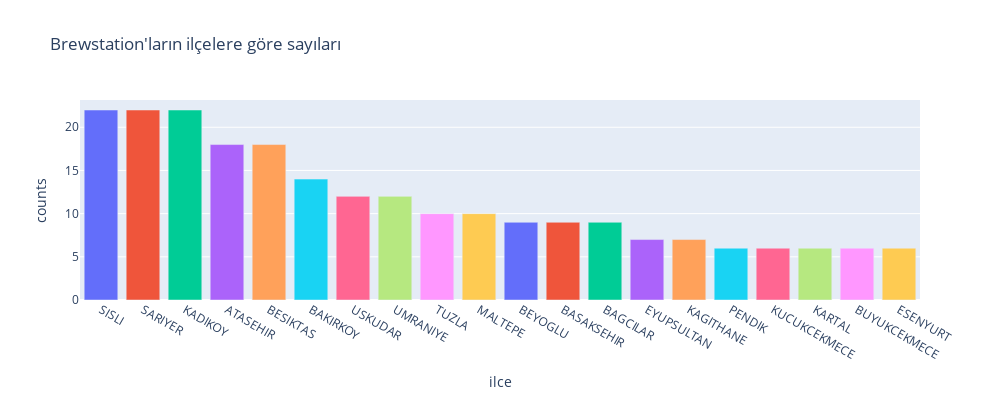

The notebook cell this image was saved under:
### Code cell
fig = px.bar(brew.groupby(['ilce']).size().reset_index(name='counts').sort_values('counts', ascending=False).head(20),
                y='counts', x='ilce', title="Brewstation'ların ilçelere göre sayıları", color='ilce')
fig.update_layout(showlegend=False, width=1000, height=400)
fig.show()

### Figure 1 — Plotly figure (JSON) as saved in the notebook; plotly's stock layout.template omitted (floating-point values rounded to 4 significant figures)
{"data": [{"alignmentgroup": "True", "hovertemplate": "ilce=%{x}<br>counts=%{y}<extra></extra>", "legendgroup": "SISLI", "marker": {"color": "#636efa", "pattern": {"shape": ""}}, "name": "SISLI", "offsetgroup": "SISLI", "orientation": "v", "showlegend": true, "textposition": "auto", "type": "bar", "x": ["SISLI"], "xaxis": "x", "y": [22], "yaxis": "y"}, {"alignmentgroup": "True", "hovertemplate": "ilce=%{x}<br>counts=%{y}<extra></extra>", "legendgroup": "SARIYER", "marker": {"color": "#EF553B", "pattern": {"shape": ""}}, "name": "SARIYER", "offsetgroup": "SARIYER", "orientation": "v", "showlegend": true, "textposition": "auto", "type": "bar", "x": ["SARIYER"], "xaxis": "x", "y": [22], "yaxis": "y"}, {"alignmentgroup": "True", "hovertemplate": "ilce=%{x}<br>counts=%{y}<extra></extra>", "legendgroup": "KADIKOY", "marker": {"color": "#00cc96", "pattern": {"shape": ""}}, "name": "KADIKOY", "offsetgroup": "KADIKOY", "orientation": "v", "showlegend": true, "textposition": "auto", "type": "bar", "x": ["KADIKOY"], "xaxis": "x", "y": [22], "yaxis": "y"}, {"alignmentgroup": "True", "hovertemplate": "ilce=%{x}<br>counts=%{y}<extra></extra>", "legendgroup": "ATASEHIR", "marker": {"color": "#ab63fa", "pattern": {"shape": ""}}, "name": "ATASEHIR", "offsetgroup": "ATASEHIR", "orientation": "v", "showlegend": true, "textposition": "auto", "type": "bar", "x": ["ATASEHIR"], "xaxis": "x", "y": [18], "yaxis": "y"}, {"alignmentgroup": "True", "hovertemplate": "ilce=%{x}<br>counts=%{y}<extra></extra>", "legendgroup": "BESIKTAS", "marker": {"color": "#FFA15A", "pattern": {"shape": ""}}, "name": "BESIKTAS", "offsetgroup": "BESIKTAS", "orientation": "v", "showlegend": true, "textposition": "auto", "type": "bar", "x": ["BESIKTAS"], "xaxis": "x", "y": [18], "yaxis": "y"}, {"alignmentgroup": "True", "hovertemplate": "ilce=%{x}<br>counts=%{y}<extra></extra>", "legendgroup": "BAKIRKOY", "marker": {"color": "#19d3f3", "pattern": {"shape": ""}}, "name": "BAKIRKOY", "offsetgroup": "BAKIRKOY", "orientation": "v", "showlegend": true, "textposition": "auto", "type": "bar", "x": ["BAKIRKOY"], "xaxis": "x", "y": [14], "yaxis": "y"}, {"alignmentgroup": "True", "hovertemplate": "ilce=%{x}<br>counts=%{y}<extra></extra>", "legendgroup": "USKUDAR", "marker": {"color": "#FF6692", "pattern": {"shape": ""}}, "name": "USKUDAR", "offsetgroup": "USKUDAR", "orientation": "v", "showlegend": true, "textposition": "auto", "type": "bar", "x": ["USKUDAR"], "xaxis": "x", "y": [12], "yaxis": "y"}, {"alignmentgroup": "True", "hovertemplate": "ilce=%{x}<br>counts=%{y}<extra></extra>", "legendgroup": "UMRANIYE", "marker": {"color": "#B6E880", "pattern": {"shape": ""}}, "name": "UMRANIYE", "offsetgroup": "UMRANIYE", "orientation": "v", "showlegend": true, "textposition": "auto", "type": "bar", "x": ["UMRANIYE"], "xaxis": "x", "y": [12], "yaxis": "y"}, {"alignmentgroup": "True", "hovertemplate": "ilce=%{x}<br>counts=%{y}<extra></extra>", "legendgroup": "TUZLA", "marker": {"color": "#FF97FF", "pattern": {"shape": ""}}, "name": "TUZLA", "offsetgroup": "TUZLA", "orientation": "v", "showlegend": true, "textposition": "auto", "type": "bar", "x": ["TUZLA"], "xaxis": "x", "y": [10], "yaxis": "y"}, {"alignmentgroup": "True", "hovertemplate": "ilce=%{x}<br>counts=%{y}<extra></extra>", "legendgroup": "MALTEPE", "marker": {"color": "#FECB52", "pattern": {"shape": ""}}, "name": "MALTEPE", "offsetgroup": "MALTEPE", "orientation": "v", "showlegend": true, "textposition": "auto", "type": "bar", "x": ["MALTEPE"], "xaxis": "x", "y": [10], "yaxis": "y"}, {"alignmentgroup": "True", "hovertemplate": "ilce=%{x}<br>counts=%{y}<extra></extra>", "legendgroup": "BEYOGLU", "marker": {"color": "#636efa", "pattern": {"shape": ""}}, "name": "BEYOGLU", "offsetgroup": "BEYOGLU", "orientation": "v", "showlegend": true, "textposition": "auto", "type": "bar", "x": ["BEYOGLU"], "xaxis": "x", "y": [9], "yaxis": "y"}, {"alignmentgroup": "True", "hovertemplate": "ilce=%{x}<br>counts=%{y}<extra></extra>", "legendgroup": "BASAKSEHIR", "marker": {"color": "#EF553B", "pattern": {"shape": ""}}, "name": "BASAKSEHIR", "offsetgroup": "BASAKSEHIR", "orientation": "v", "showlegend": true, "textposition": "auto", "type": "bar", "x": ["BASAKSEHIR"], "xaxis": "x", "y": [9], "yaxis": "y"}, {"alignmentgroup": "True", "hovertemplate": "ilce=%{x}<br>counts=%{y}<extra></extra>", "legendgroup": "BAGCILAR", "marker": {"color": "#00cc96", "pattern": {"shape": ""}}, "name": "BAGCILAR", "offsetgroup": "BAGCILAR", "orientation": "v", "showlegend": true, "textposition": "auto", "type": "bar", "x": ["BAGCILAR"], "xaxis": "x", "y": [9], "yaxis": "y"}, {"alignmentgroup": "True", "hovertemplate": "ilce=%{x}<br>counts=%{y}<extra></extra>", "legendgroup": "EYUPSULTAN", "marker": {"color": "#ab63fa", "pattern": {"shape": ""}}, "name": "EYUPSULTAN", "offsetgroup": "EYUPSULTAN", "orientation": "v", "showlegend": true, "textposition": "auto", "type": "bar", "x": ["EYUPSULTAN"], "xaxis": "x", "y": [7], "yaxis": "y"}, {"alignmentgroup": "True", "hovertemplate": "ilce=%{x}<br>counts=%{y}<extra></extra>", "legendgroup": "KAGITHANE", "marker": {"color": "#FFA15A", "pattern": {"shape": ""}}, "name": "KAGITHANE", "offsetgroup": "KAGITHANE", "orientation": "v", "showlegend": true, "textposition": "auto", "type": "bar", "x": ["KAGITHANE"], "xaxis": "x", "y": [7], "yaxis": "y"}, {"alignmentgroup": "True", "hovertemplate": "ilce=%{x}<br>counts=%{y}<extra></extra>", "legendgroup": "PENDIK", "marker": {"color": "#19d3f3", "pattern": {"shape": ""}}, "name": "PENDIK", "offsetgroup": "PENDIK", "orientation": "v", "showlegend": true, "textposition": "auto", "type": "bar", "x": ["PENDIK"], "xaxis": "x", "y": [6], "yaxis": "y"}, {"alignmentgroup": "True", "hovertemplate": "ilce=%{x}<br>counts=%{y}<extra></extra>", "legendgroup": "KUCUKCEKMECE", "marker": {"color": "#FF6692", "pattern": {"shape": ""}}, "name": "KUCUKCEKMECE", "offsetgroup": "KUCUKCEKMECE", "orientation": "v", "showlegend": true, "textposition": "auto", "type": "bar", "x": ["KUCUKCEKMECE"], "xaxis": "x", "y": [6], "yaxis": "y"}, {"alignmentgroup": "True", "hovertemplate": "ilce=%{x}<br>counts=%{y}<extra></extra>", "legendgroup": "KARTAL", "marker": {"color": "#B6E880", "pattern": {"shape": ""}}, "name": "KARTAL", "offsetgroup": "KARTAL", "orientation": "v", "showlegend": true, "textposition": "auto", "type": "bar", "x": ["KARTAL"], "xaxis": "x", "y": [6], "yaxis": "y"}, {"alignmentgroup": "True", "hovertemplate": "ilce=%{x}<br>counts=%{y}<extra></extra>", "legendgroup": "BUYUKCEKMECE", "marker": {"color": "#FF97FF", "pattern": {"shape": ""}}, "name": "BUYUKCEKMECE", "offsetgroup": "BUYUKCEKMECE", "orientation": "v", "showlegend": true, "textposition": "auto", "type": "bar", "x": ["BUYUKCEKMECE"], "xaxis": "x", "y": [6], "yaxis": "y"}, {"alignmentgroup": "True", "hovertemplate": "ilce=%{x}<br>counts=%{y}<extra></extra>", "legendgroup": "ESENYURT", "marker": {"color": "#FECB52", "pattern": {"shape": ""}}, "name": "ESENYURT", "offsetgroup": "ESENYURT", "orientation": "v", "showlegend": true, "textposition": "auto", "type": "bar", "x": ["ESENYURT"], "xaxis": "x", "y": [6], "yaxis": "y"}], "layout": {"barmode": "relative", "height": 400, "legend": {"title": {"text": "ilce"}, "tracegroupgap": 0}, "showlegend": false, "title": {"text": "Brewstation'ların ilçelere göre sayıları"}, "width": 1000, "xaxis": {"anchor": "y", "categoryarray": ["SISLI", "SARIYER", "KADIKOY", "ATASEHIR", "BESIKTAS", "BAKIRKOY", "USKUDAR", "UMRANIYE", "TUZLA", "MALTEPE", "BEYOGLU", "BASAKSEHIR", "BAGCILAR", "EYUPSULTAN", "KAGITHANE", "PENDIK", "KUCUKCEKMECE", "KARTAL", "BUYUKCEKMECE", "ESENYURT"], "categoryorder": "array", "domain": [0, 1], "title": {"text": "ilce"}}, "yaxis": {"anchor": "x", "domain": [0, 1], "title": {"text": "counts"}}}}
